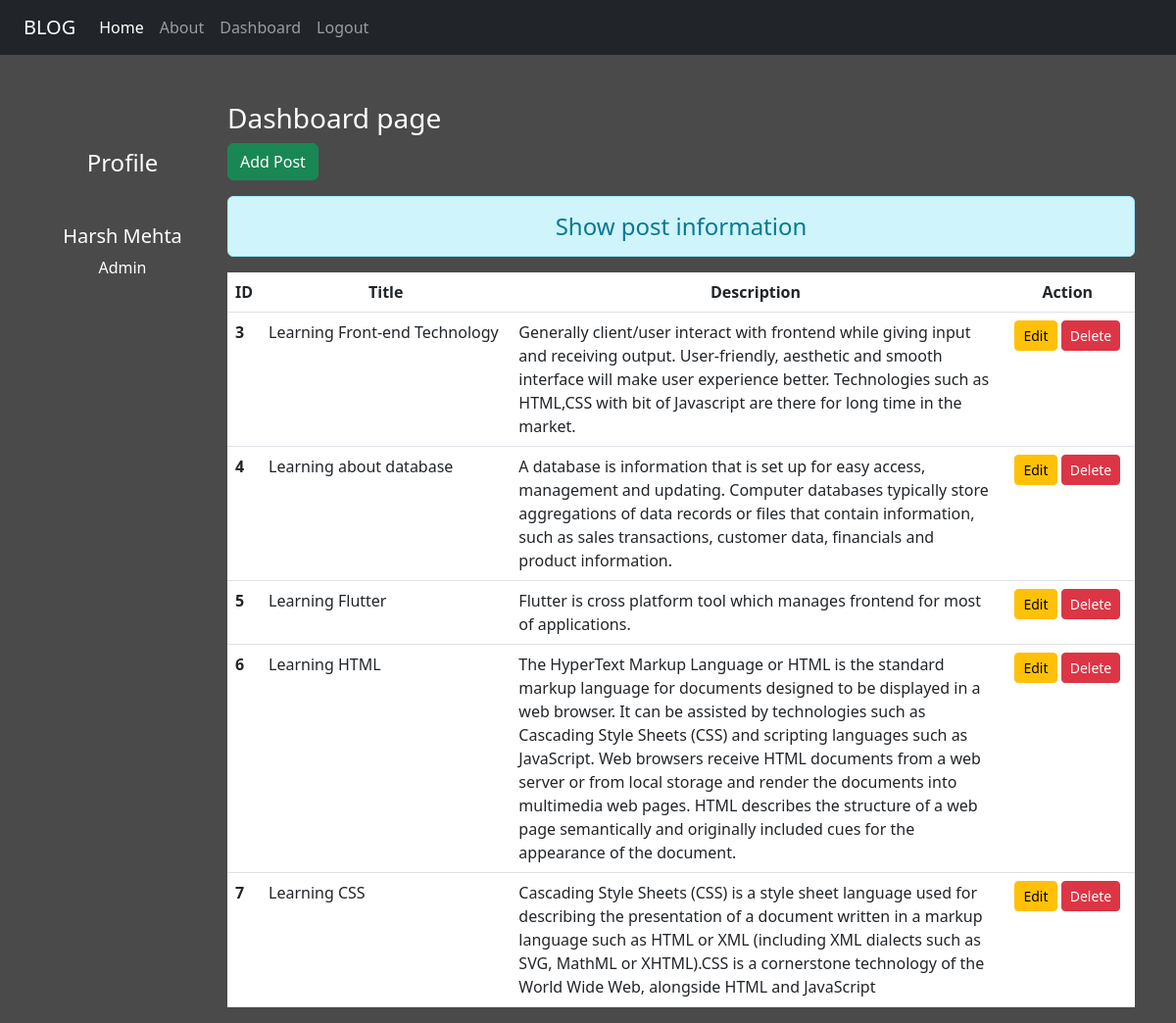
The page /dashboard (signed in) on the database its author committed.
### appblog/models.py (models this page shows)
class Blogpost(models.Model):
    title = models.CharField(max_length= 150)
    desc = models.TextField()

### appblog/views.py (the view)
# urls.py: path('dashboard', views.dashboard, name = 'dashboard'),
def dashboard(request):
    if request.user.is_authenticated: #checking if user is loggedin or not?
        posts = Blogpost.objects.all() #getting data of every blogpost
        user = request.user #storing users detail in variable
        full_name = user.get_full_name () #storing name of user in variable
        gps = user.groups.all() #storing users group name
        return render(request, 'appblog/dashboard.html', {'Posts': posts, 'fname': full_name, 'groups':gps})
    else: #if user is not authenticated then redirecting to login page.
        return HttpResponseRedirect('/login')

### appblog/templates/appblog/dashboard.html (shortened to what this page needs)
{% extends 'appblog/base.html' %}
{% load static %}
{% block side %}
<div class="col-sm-2 text-white my-5 text-center">
    <h4 class = "my-5"> Profile </h4>
    <h5> {{fname}} </h5>
    {% for group in groups %}
    <p> {{group.name}} </p>
    {% endfor %}
</div>
{% endblock side %}
{% block content %}
<div class="col-sm-10">
<h3 class = "text-white mt-5"> Dashboard page </h3>
<a href="{% url 'addpost'%}" class = "btn btn-success"> Add Post </a>
<h4 class = "text-center alert alert-info mt-3"> Show post information </h4>
{% if Posts %}
<table class = "table table-hover bg-white"
<thead>
    <tr class="text-center">
        <th scope ="col" style ="width:2%"> ID </th>
        <th scope ="col" style ="width:28%"> Title </th>
        <th scope ="col" style ="width:55%"> Description </th>
        <th scope ="col" style ="width:15%"> Action </th>
    </tr>
<tbody>
    {% for post in Posts %}
<tr>
    <th scope = "row"> {{post.id}}</th>
    <td>{{post.title}}</td>
    <td>{{post.desc}}</td>
    <td class = "text-center">
        <a href = "{% url 'updatepost' post.id %}" class ="btn btn-warning btn-sm">Edit</a>
        {% if perms.appblog.delete_blogpost %}
        <form action="{% url 'deletepost' post.id %}" method="post" class= "d-inline">
            <input type="submit" class = "btn btn-danger btn-sm"
            value = "Delete">
        </form>
        {% endif %}
    </td>
</tr>
{% endfor %}
</tbody>
</table>
{% else %}
<h4 class = "text-center alert alert-warning"> No posts found </h4>
{% endif %}
</div>
{% endblock content %}

### appblog/templates/appblog/base.html (shortened to what this page needs)
<!DOCTYPE html>
{% load static %}
<html lang="en">
<head>
    <link rel="stylesheet" href="{% static 'appblog/css/bootstrap.css' %}">
    <link rel="stylesheet" href="{% static 'appblog/css/style.css' %}">
</head>
<body>
    <div class = "container-fluid bg-dark">
    {% include 'appblog/navbar.html' %}
    </div>
    <div class = "container">
    <div class="row">
        {% block side %}
        {% endblock side %}
        {% block content %}
        {% endblock content %}
       </div>
    </div>
</body>
</html>

### appblog/templates/appblog/navbar.html (shortened to what this page needs)
<nav class="navbar navbar-expand-lg navbar-dark bg-dark">
    <div class="container-fluid">
      <a class="navbar-brand" href="#">BLOG</a>
      <div class="collapse navbar-collapse" id="navbarNav">
        <ul class="navbar-nav">
          <li class="nav-item">
            <a class="nav-link active" aria-current="page" href="{% url 'home' %}">Home</a>
          </li>
          <li class="nav-item">
            <a class="nav-link" href="{% url 'about' %}">About</a>
          </li>
          {% if request.user.is_authenticated %}
          <li class="nav-item">
            <a class="nav-link" href="{% url 'dashboard' %}">Dashboard</a>
          </li>
          <li class="nav-item">
            <a class="nav-link" href="{% url 'logout' %}">Logout</a>
          </li>
          {% else %}
          <li class="nav-item">
            <a class="nav-link" href="{% url 'login' %}">Login</a>
          </li>
          <li class="nav-item">
            <a class="nav-link" href="{% url 'signup' %}">Signup</a>
          {% endif %}
        </ul>
      </div>
    </div>
  </nav>

### appblog/static/appblog/css/style.css (style rules this page uses)
body { background-color: rgb(74,74,74); color : antiquewhite }

### rows shown on the page
Blogpost: id "3", title "Learning Front-end Technology", desc "Generally client/user interact with frontend while giving input and receiving output. User-friendly, aesthetic and smooth interface will make user experience better. Technologies such as HTML,CSS with bit of Javascript are there for long time in the market."
Blogpost: id "4", title "Learning about database", desc "A database is information that is set up for easy access, management and updating. Computer databases typically store aggregations of data records or files that contain information, such as sales transactions, customer data, financials and product information."
Blogpost: id "5", title "Learning Flutter", desc "Flutter is cross platform tool which manages frontend for most of applications."
Blogpost: id "6", title "Learning HTML", desc "The HyperText Markup Language or HTML is the standard markup language for documents designed to be displayed in a web browser. It can be assisted by technologies such as Cascading Style Sheets (CSS) and scripting languages such as JavaScript. Web browsers receive HTML documents from a web server or from local storage and render the documents into multimedia web pages. HTML describes the structure of a web page semantically and originally included cues for the appearance of the document."
Blogpost: id "7", title "Learning CSS", desc "Cascading Style Sheets (CSS) is a style sheet language used for describing the presentation of a document written in a markup language such as HTML or XML (including XML dialects such as SVG, MathML or XHTML).CSS is a cornerstone technology of the World Wide Web, alongside HTML and JavaScript"

### other values the page prints
{{ fname }} "Harsh Mehta"
{{ group.name }} "Admin"
